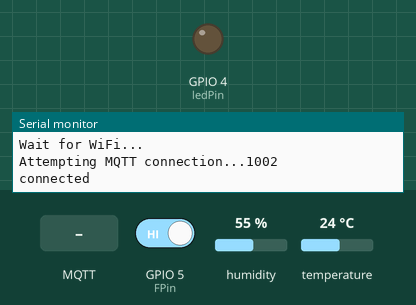
The sketch below on a simulated ESP32. Parts: output pins drawn as LEDs (lit = HIGH), the last lines printed to the serial monitor. Inputs (shaded band) come from the test bench; at power-on: GPIO 5 (FPin) HIGH, humidity 55 %, temperature 24 °C. WiFi joins after 1.5 s; servers stay silent unless stated; no MQTT or app messages arrive unless stated.

Above: at 2.2 s.
2.3 s: MQTT message "on" arrives on the first subscribed topic
At 3.5 s:
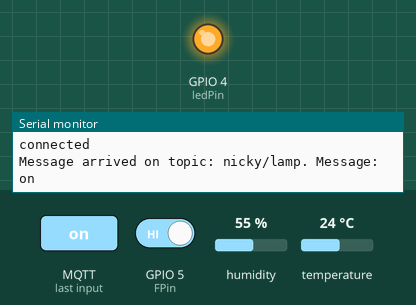
13.0 s: GPIO 5 (FPin) driven LOW
At 20.3 s:
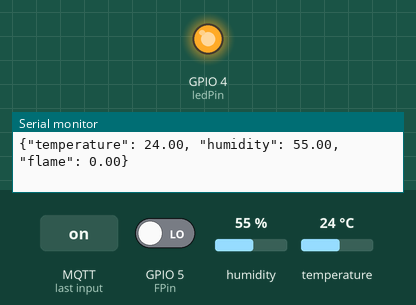
21.5 s: GPIO 5 (FPin) driven HIGH
At 30.4 s:
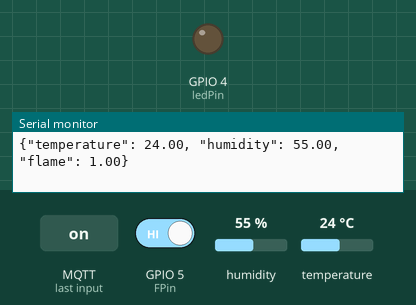
Timing chart, 0 to 31.9 s (numbered marks = the images above; inputs shaded):
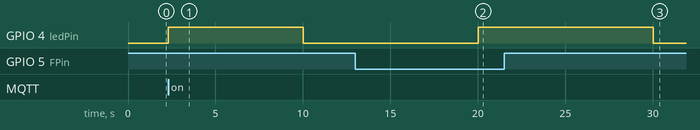

Measured:
- after the input at 2.3 s, GPIO 4 (ledPin): LOW → HIGH at once, → LOW 7.7 s later
- after the input at 13.0 s, GPIO 4 (ledPin): LOW → HIGH after 7.0 s
- after the input at 21.5 s, GPIO 4 (ledPin): HIGH → LOW after 8.5 s

The sketch:

MQTT_DHT11_LAMP.ino
```cpp
#include <WiFi.h>
#include <PubSubClient.h>
#include <Wire.h>
#include "DHT.h"
const char* ssid = "NICO";
const char* password = "twk14169";
//MQTT broker
const char* mqtt_server = "mqtt-dashboard.com";
WiFiClient espClient;
PubSubClient client(espClient);
//DHT Sensor type
#define DHT_SENSOR_TYPE DHT_TYPE_11
//#define DHT_SENSOR_TYPE DHT_TYPE_21
//#define DHT_SENSOR_TYPE DHT_TYPE_22
// LED Pin
#define DHTPIN 2
#define DHTTYPE DHT11   // DHT 22  (AM2302), AM2321
//#define DHTTYPE DHT21   // DHT 21 (AM2301)
DHT dht(DHTPIN, DHTTYPE);
#define ledPin  4
#define FPin  5
long lastMsg = 0;
char msg[50];
int value = 0;
int valueF = 0;
String lamp = "";
void setup() {
  Serial.begin(115200);
  // delete old config
  WiFi.disconnect(true);
  pinMode(FPin, INPUT);
  delay(1000);
  // WiFi.onEvent(WiFiStationConnected, SYSTEM_EVENT_STA_CONNECTED);
  // WiFi.onEvent(WiFiGotIP, SYSTEM_EVENT_STA_GOT_IP);
  // WiFi.onEvent(WiFiStationDisconnected, SYSTEM_EVENT_STA_DISCONNECTED);
  /* Remove WiFi event
      Serial.print("WiFi Event ID: ");
      Serial.println(eventID);
      WiFi.removeEvent(eventID);*/
  WiFi.begin(ssid, password);
  client.setServer(mqtt_server, 1883);
  client.setCallback(callback);
  pinMode(ledPin, OUTPUT);
  dht.begin();
  Serial.println();
  Serial.println();
  Serial.println("Wait for WiFi... ");
}
void loop() {
  if (!client.connected()) {
    reconnect_mqtt();
  }
  client.loop();
  long now = millis();
  valueF = digitalRead(FPin);
  // Serial.println(valueF);
  if (now - lastMsg > 10000) {
    lastMsg = now;
    float temperature = dht.readTemperature();
    float humidity = dht.readHumidity();
    // Temperature in Celsius
    char FString[8];
    dtostrf(valueF, 1, 2, FString);
    char tempString[8];
    dtostrf(temperature, 1, 2, tempString);
    char humString[8];
    dtostrf(humidity, 1, 2, humString);
    char strbuf[100];
    sprintf(strbuf, "{\"temperature\": %s, \"humidity\": %s, \"flame\": %s}", tempString, humString, FString);
    if (valueF == 0){
      digitalWrite(ledPin, HIGH);
    } else {
      digitalWrite(ledPin, LOW);
    }
    Serial.println(strbuf);
    client.publish("nicky/temp", strbuf);
  }
}
void callback(char* topic, byte* message, unsigned int length) {
  Serial.print("Message arrived on topic: ");
  Serial.print(topic);
  Serial.print(". Message: ");
  String messageTemp;
  for (int i = 0; i < length; i++) {
    Serial.print((char)message[i]);
    messageTemp += (char)message[i];
  }
  Serial.println();
  // Feel free to add more if statements to control more GPIOs with MQTT
  // If a message is received on the topic esp32/output, you check if the message is either "on" or "off".
  // Changes the output state according to the message

  if (String(topic) == "nicky/lamp") {
    lamp = String(messageTemp);
    if (lamp == "on"){
      digitalWrite(ledPin, HIGH);
    } else {
      digitalWrite(ledPin, LOW);
    }

    // delay(1000);

  }

}
void reconnect_mqtt() {
  // Loop until we're reconnected
  while (!client.connected()) {
    Serial.print("Attempting MQTT connection...");
    Serial.println(millis());
    // Attempt to connect
    if (client.connect("NickyClient")) {
      Serial.println("connected");
      // Subscribe
      client.subscribe("nicky/lamp");
    } else {
      Serial.print("failed, rc=");
      Serial.print(client.state());
      Serial.println(" try again in 5 seconds");
      Serial.print("RRSI: ");
      Serial.println(WiFi.RSSI());
      Serial.println();
      // Wait 5 seconds before retrying
      delay(5000);
    }
  }
}
// void WiFiStationConnected(WiFiEvent_t event, WiFiEventInfo_t info) {
//   Serial.println("Connected to AP successfully!");
// }
// void WiFiGotIP(WiFiEvent_t event, WiFiEventInfo_t info) {
//   Serial.println("WiFi connected");
//   Serial.println("IP address: ");
//   Serial.println(WiFi.localIP());
// }
// void WiFiStationDisconnected(WiFiEvent_t event, WiFiEventInfo_t info) {
//   Serial.println("Disconnected from WiFi access point");
//   Serial.print("WiFi lost connection. Reason: ");
//   Serial.println(info.disconnected.reason);
//   Serial.println("Trying to Reconnect");
//   WiFi.begin(ssid, password);
// }
```
